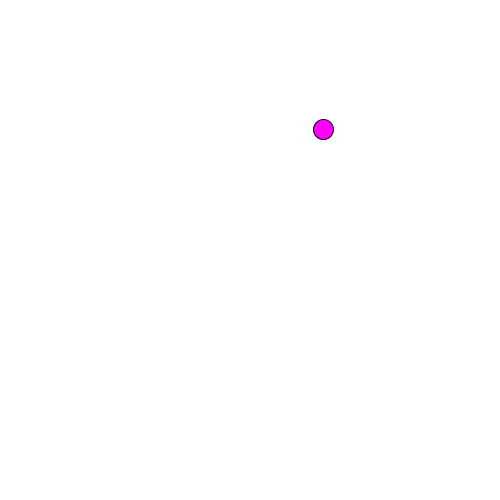
Frame 1 (no input)
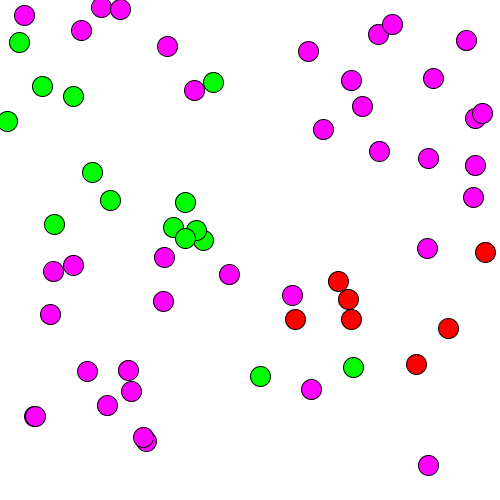
Frame 60 (the mouse pressed at the canvas centre just before this capture)
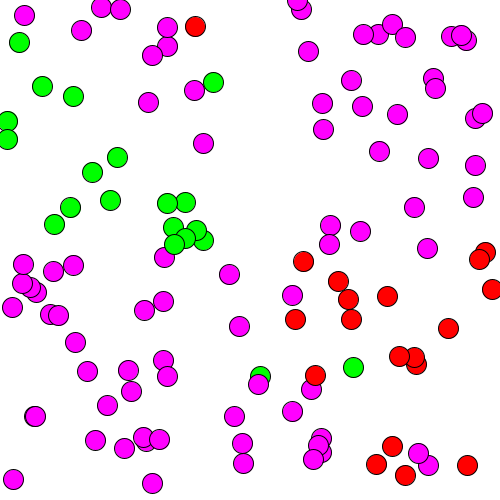
Frame 120 (the mouse held since frame 60 and released just before this capture)

The Processing sketch that drew these frames (run headless with seeded random() and noise(); from frame 60 on, the mouse is pressed at the canvas centre):

// Processing sketch: random_circle
// ── random_circle.pde
float circle_x;
float circle_y;
int circleCount = 0;

void setup() {
  background(255);
  size(500, 500);
}

void draw() {
  translate(250, 250);
  circle_x = random(-250, 250);
  circle_y = random(-250, 250);
  /*if (circle_x > 0) {
    if (circle_y > 0) {
      fill(0, 200, 0);
    } else if (circle_y <= 0) {
      fill(0, 0, 200);
    }
  } else if (circle_x <= 0) {
    if (circle_y > 0) {
      fill(200, 200, 0);
    } else if (circle_y <= 0) {
      fill(200, 0, 0);
    }
  }*/
  if (circle_x/circle_y > 1 && circle_x < 0) {
    fill(0, 255, 0);
  } else if (circle_x/circle_y > 1 && circle_x > 0) {
    fill(255, 0, 0);
  } else if (circle_y/circle_x < 1) { 
    fill(255, 0, 255);
  }
  circle(circle_x, circle_y, 20);
  circleCount++;
  println(circleCount);
}
